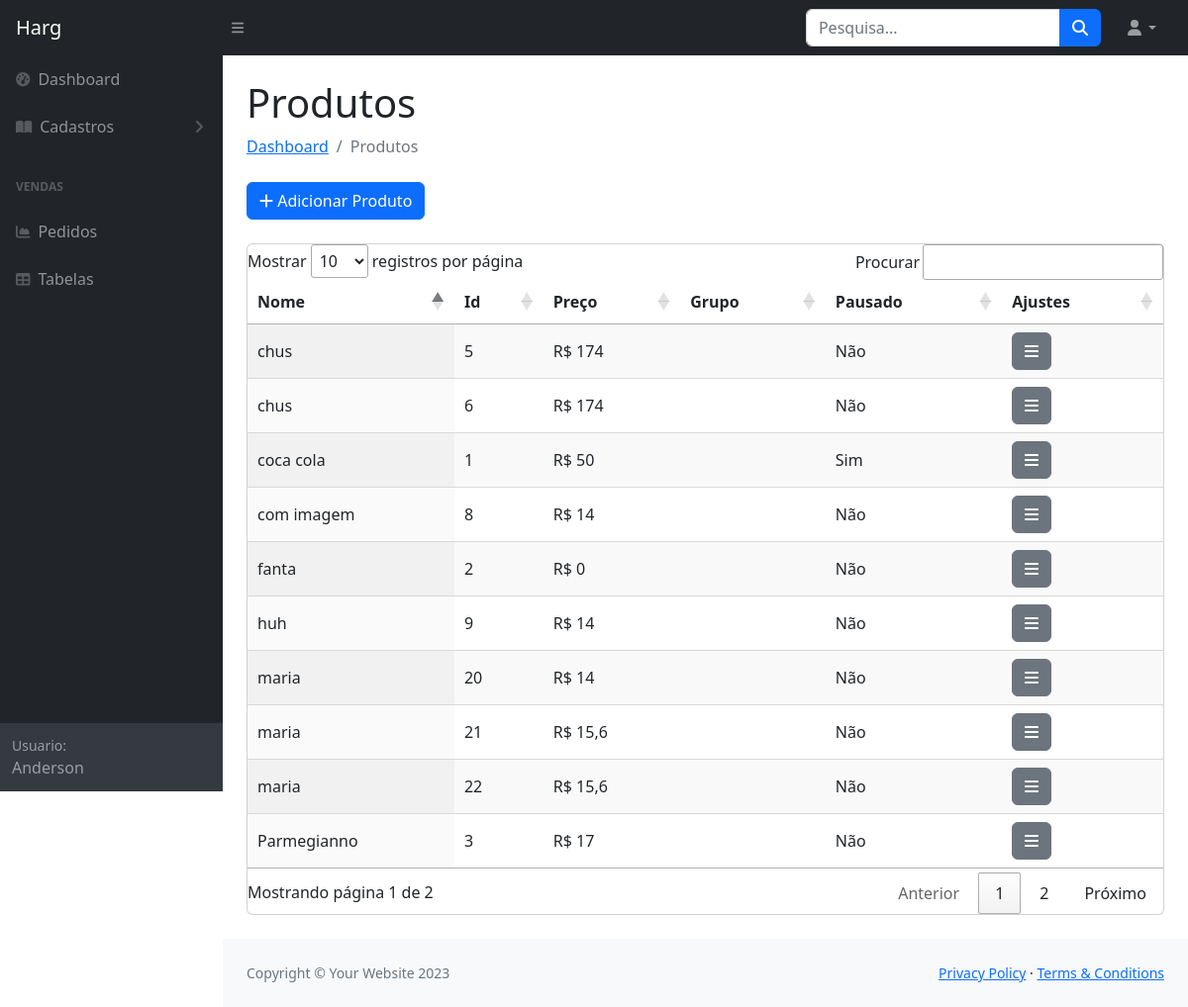
The app's page /harg/dashboard/cadastros/consulta-produtos/ with its own data.
### produto/models.py (models this page shows, shortened)
class Produto(models.Model):
    id_produto = models.AutoField(primary_key=True)
    nome = models.CharField(max_length=255)
    descricao = models.TextField()
    grupo = models.ForeignKey(Grupo, on_delete=models.SET_NULL, null=True, blank=True)
    preco_original = models.CharField(max_length=10, default='0')
    preco_promocional = models.CharField(max_length=10, default='0')
    imagem = models.ImageField(upload_to='produto_imagens/%Y/%m', blank=True, null=True)
    pausado = models.CharField(default='N', max_length=1)

### produto/views.py (the view)
# urls.py: path('consulta-produtos/', views.consulta_produtos, name='consulta_produtos'),
def consulta_produtos(request):
    produtos = Produto.objects.all()
    return render(request, 'consulta-produtos.html', {'produtos': produtos})

### templates/consulta-produtos.html (shortened to what this page needs)
<!DOCTYPE html>
{% load static %}
<html lang="pt-br">
    <head>
        <link href="https://cdn.jsdelivr.net/npm/simple-datatables@7.1.2/dist/style.min.css" rel="stylesheet"/>
        <link rel="stylesheet" type="text/css" href="https://cdn.datatables.net/1.11.3/css/jquery.dataTables.css">
        <link href="{% static 'css/styles.css' %}" rel="stylesheet" />
        <link rel="stylesheet" href="https://cdnjs.cloudflare.com/ajax/libs/font-awesome/5.15.1/css/all.min.css">
    </head>
    <body class="sb-nav-fixed">
        <nav class="sb-topnav navbar navbar-expand navbar-dark bg-dark">
            <a class="navbar-brand ps-3" href="{% url 'dashboard' %}">Harg</a>
            <button class="btn btn-link btn-sm order-1 order-lg-0 me-4 me-lg-0" id="sidebarToggle" href="#!"><i class="fas fa-bars"></i></button>
            <form class="d-none d-md-inline-block form-inline ms-auto me-0 me-md-3 my-2 my-md-0">
                <div class="input-group">
                    <input class="form-control" type="text" placeholder="Pesquisa..." aria-label="Search for..." aria-describedby="btnNavbarSearch" />
                    <button class="btn btn-primary" id="btnNavbarSearch" type="button"><i class="fas fa-search"></i></button>
                </div>
            </form>
            <ul class="navbar-nav ms-auto ms-md-0 me-3 me-lg-4">
                <li class="nav-item dropdown">
                    <a class="nav-link dropdown-toggle" id="navbarDropdown" href="#" role="button" data-bs-toggle="dropdown" aria-expanded="false"><i class="fas fa-user fa-fw"></i></a>
                </li>
            </ul>
        </nav>
        <div id="layoutSidenav">
            <div id="layoutSidenav_nav">
                <nav class="sb-sidenav accordion sb-sidenav-dark" id="sidenavAccordion">
                    <div class="sb-sidenav-menu">
                        <div class="nav">
                            <a class="nav-link" href="{% url 'dashboard' %}">
                                <div class="sb-nav-link-icon"><i class="fas fa-tachometer-alt"></i></div>
                                Dashboard
                            </a>
                            <a class="nav-link collapsed" href="#" data-bs-toggle="collapse" data-bs-target="#collapsePages" aria-expanded="false" aria-controls="collapsePages">
                                <div class="sb-nav-link-icon"><i class="fas fa-book-open"></i></div>
                                Cadastros
                                <div class="sb-sidenav-collapse-arrow"><i class="fas fa-angle-down"></i></div>
                            </a>
                            <div class="sb-sidenav-menu-heading">VENDAS</div>
                            <a class="nav-link" href="/pedidos">
                                <div class="sb-nav-link-icon"><i class="fas fa-chart-area"></i></div>
                                Pedidos
                            </a>
                            <a class="nav-link" href="tables.html">
                                <div class="sb-nav-link-icon"><i class="fas fa-table"></i></div>
                                Tabelas
                            </a>
                        </div>
                    </div>
                    <div class="sb-sidenav-footer">
                        <div class="small">Usuario:</div>
                        Anderson
                    </div>
                </nav>
            </div>
            <div id="layoutSidenav_content">
                <main>
                    <main>
                        <div class="container-fluid px-4">
                            <h1 class="mt-4">Produtos</h1>
                            <ol class="breadcrumb mb-4">
                                <li class="breadcrumb-item"><a href="{% url 'dashboard' %}">Dashboard</a></li>
                                <li class="breadcrumb-item active">Produtos</li>
                            </ol>
                            <div class="mb-4">
                                <a href="{% url 'cadastrar_produto' %}" class="btn btn-primary">
                                    <i class="fas fa-plus"></i> Adicionar Produto
                                </a>
                            </div>
                            <div class="card mb-4">
                                <table id="example" class="display">
                                    <thead>
                                        <tr>
                                            <th>Nome</th>
                                            <th>Id</th>
                                            <th>Preço</th>
                                            <th>Grupo</th>
                                            <th>Pausado</th>
                                            <th>Ajustes</th>
                                        </tr>
                                    </thead>
                                    <tbody>
                                        {% for produto in produtos %}
                                        <tr>
                                            <td>{{ produto.nome }}</td>
                                            <td>{{ produto.id_produto }}</td>
                                            <td>R$ {{ produto.preco_original }}</td>
                                            <td>{{ produto.grupo.nome }}</td>
                                            <td>
                                                <div class="dropdown">
                                                    <label class="form-check-label" id="labelPausado{{ forloop.counter }}" for="pausado{{ forloop.counter }}">
                                                        {% if produto.pausado == 'S' %}Sim{% else %}Não{% endif %}
                                                    </label>
                                                </div>
                                                <td>
                                                    <div class="dropdown">
                                                        <a class="btn btn-secondary" data-bs-toggle="dropdown" href="#" role="button" aria-haspopup="true" aria-expanded="false">
                                                            <i class="fas fa-bars"></i>
                                                        </a>
                                                    </div>
                                                </td>
                                        </tr>
                                        {% endfor %}
                                    </tbody>
                                </table>
                            </div>
                        </div>
                    </main>
                </main>
                <footer class="py-4 bg-light mt-auto">
                    <div class="container-fluid px-4">
                        <div class="d-flex align-items-center justify-content-between small">
                            <div class="text-muted">Copyright &copy; Your Website 2023</div>
                            <div>
                                <a href="#">Privacy Policy</a>
                                &middot;
                                <a href="#">Terms &amp; Conditions</a>
                            </div>
                        </div>
                    </div>
                </footer>
            </div>
        </div>
    </body>
</html>

### records on screen
Produto: nome "coca cola", id_produto "1", preco_original "50", pausado "Sim"
Produto: nome "fanta", id_produto "2", preco_original "0", pausado "Não"
Produto: nome "Parmegianno", id_produto "3", preco_original "17", pausado "Não"
Produto: nome "chus", id_produto "5", preco_original "174", pausado "Não"
Produto: nome "chus", id_produto "6", preco_original "174", pausado "Não"
Produto: nome "com imagem", id_produto "8", preco_original "14", pausado "Não"
Produto: nome "huh", id_produto "9", preco_original "14", pausado "Não"
Produto: nome "maria", id_produto "20", preco_original "14", pausado "Não"
Produto: nome "maria", id_produto "21", preco_original "15,6", pausado "Não"
Produto: nome "maria", id_produto "22", preco_original "15,6", pausado "Não"
